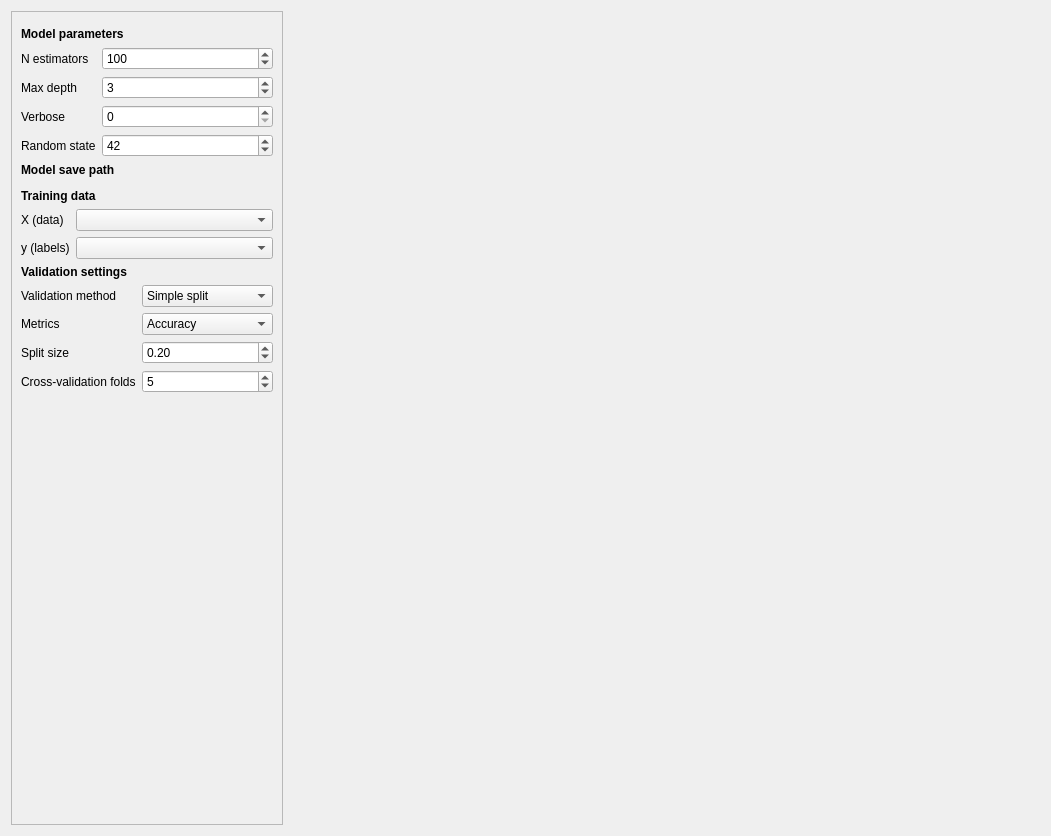
<?xml version="1.0" encoding="UTF-8"?>
<ui version="4.0">
 <class>Form</class>
 <widget class="QWidget" name="Form">
  <property name="geometry">
   <rect>
    <x>0</x>
    <y>0</y>
    <width>1051</width>
    <height>836</height>
   </rect>
  </property>
  <property name="windowTitle">
   <string>Form</string>
  </property>
  <layout class="QFormLayout" name="formLayout_3">
   <item row="0" column="0">
    <widget class="QFrame" name="frame_3">
     <property name="sizePolicy">
      <sizepolicy hsizetype="Expanding" vsizetype="Expanding">
       <horstretch>0</horstretch>
       <verstretch>0</verstretch>
      </sizepolicy>
     </property>
     <property name="frameShape">
      <enum>QFrame::StyledPanel</enum>
     </property>
     <property name="frameShadow">
      <enum>QFrame::Raised</enum>
     </property>
     <layout class="QHBoxLayout" name="horizontalLayout_7">
      <item>
       <layout class="QVBoxLayout" name="verticalLayout">
        <item>
         <layout class="QVBoxLayout" name="verticalLayout_20">
          <item>
           <layout class="QVBoxLayout" name="verticalLayout_21">
            <item>
             <layout class="QFormLayout" name="formLayout_8">
              <item row="0" column="0" colspan="2">
               <layout class="QVBoxLayout" name="verticalLayout_22">
                <item>
                 <layout class="QFormLayout" name="formLayout"/>
                </item>
               </layout>
              </item>
              <item row="1" column="0" colspan="2">
               <layout class="QVBoxLayout" name="verticalLayout_23">
                <item>
                 <widget class="QLabel" name="label_7">
                  <property name="font">
                   <font>
                    <weight>75</weight>
                    <bold>true</bold>
                   </font>
                  </property>
                  <property name="text">
                   <string>Model parameters</string>
                  </property>
                 </widget>
                </item>
                <item>
                 <layout class="QVBoxLayout" name="verticalLayout_3">
                  <item>
                   <layout class="QFormLayout" name="formLayout_2">
                    <item row="1" column="0">
                     <widget class="QLabel" name="label_3">
                      <property name="text">
                       <string>N estimators</string>
                      </property>
                     </widget>
                    </item>
                    <item row="1" column="1">
                     <widget class="QSpinBox" name="n_estimators_sb">
                      <property name="maximum">
                       <number>999999999</number>
                      </property>
                      <property name="value">
                       <number>100</number>
                      </property>
                     </widget>
                    </item>
                    <item row="2" column="0">
                     <widget class="QLabel" name="label_4">
                      <property name="text">
                       <string>Max depth</string>
                      </property>
                     </widget>
                    </item>
                    <item row="2" column="1">
                     <widget class="QSpinBox" name="max_depth_sb">
                      <property name="maximum">
                       <number>999999999</number>
                      </property>
                      <property name="value">
                       <number>3</number>
                      </property>
                     </widget>
                    </item>
                    <item row="3" column="0">
                     <widget class="QLabel" name="label_5">
                      <property name="text">
                       <string>Verbose</string>
                      </property>
                     </widget>
                    </item>
                    <item row="3" column="1">
                     <widget class="QSpinBox" name="verbose_sb"/>
                    </item>
                    <item row="4" column="0">
                     <widget class="QLabel" name="label_6">
                      <property name="text">
                       <string>Random state</string>
                      </property>
                     </widget>
                    </item>
                    <item row="4" column="1">
                     <widget class="QSpinBox" name="random_state_sb">
                      <property name="value">
                       <number>42</number>
                      </property>
                     </widget>
                    </item>
                   </layout>
                  </item>
                 </layout>
                </item>
                <item>
                 <widget class="QLabel" name="label_20">
                  <property name="font">
                   <font>
                    <weight>75</weight>
                    <bold>true</bold>
                   </font>
                  </property>
                  <property name="text">
                   <string>Model save path</string>
                  </property>
                  <property name="alignment">
                   <set>Qt::AlignBottom|Qt::AlignLeading|Qt::AlignLeft</set>
                  </property>
                 </widget>
                </item>
                <item>
                 <widget class="QgsFileWidget" name="model_save_path"/>
                </item>
                <item>
                 <widget class="QLabel" name="label_18">
                  <property name="font">
                   <font>
                    <weight>75</weight>
                    <bold>true</bold>
                   </font>
                  </property>
                  <property name="text">
                   <string>Training data</string>
                  </property>
                 </widget>
                </item>
                <item>
                 <layout class="QFormLayout" name="formLayout_9">
                  <item row="0" column="0">
                   <widget class="QLabel" name="label_21">
                    <property name="text">
                     <string>X (data)</string>
                    </property>
                   </widget>
                  </item>
                  <item row="0" column="1">
                   <widget class="QgsMapLayerComboBox" name="X_cb"/>
                  </item>
                  <item row="1" column="0">
                   <widget class="QLabel" name="label_22">
                    <property name="text">
                     <string>y (labels)</string>
                    </property>
                   </widget>
                  </item>
                  <item row="1" column="1">
                   <widget class="QgsMapLayerComboBox" name="y_cb"/>
                  </item>
                 </layout>
                </item>
               </layout>
              </item>
              <item row="2" column="0" colspan="2">
               <layout class="QVBoxLayout" name="verticalLayout_24">
                <item>
                 <widget class="QLabel" name="label_23">
                  <property name="font">
                   <font>
                    <weight>75</weight>
                    <bold>true</bold>
                   </font>
                  </property>
                  <property name="text">
                   <string>Validation settings</string>
                  </property>
                 </widget>
                </item>
                <item>
                 <layout class="QFormLayout" name="formLayout_10">
                  <item row="0" column="0">
                   <widget class="QLabel" name="testMethodLabel_7">
                    <property name="text">
                     <string>Validation method</string>
                    </property>
                   </widget>
                  </item>
                  <item row="0" column="1">
                   <widget class="QComboBox" name="test_method_cb">
                    <item>
                     <property name="text">
                      <string>Simple split</string>
                     </property>
                    </item>
                    <item>
                     <property name="text">
                      <string>K-fold CV</string>
                     </property>
                    </item>
                    <item>
                     <property name="text">
                      <string>Stratified k-fold CV</string>
                     </property>
                    </item>
                    <item>
                     <property name="text">
                      <string>Leave-one-out CV</string>
                     </property>
                    </item>
                    <item>
                     <property name="text">
                      <string>None</string>
                     </property>
                    </item>
                   </widget>
                  </item>
                  <item row="1" column="0">
                   <widget class="QLabel" name="testMethodLabel_8">
                    <property name="text">
                     <string>Metrics</string>
                    </property>
                   </widget>
                  </item>
                  <item row="1" column="1">
                   <widget class="QgsCheckableComboBox" name="metrics_cb">
                    <property name="defaultText">
                     <string>Accuracy</string>
                    </property>
                    <property name="checkedItems">
                     <stringlist/>
                    </property>
                    <item>
                     <property name="text">
                      <string>Accuracy</string>
                     </property>
                    </item>
                    <item>
                     <property name="text">
                      <string>Precision</string>
                     </property>
                    </item>
                    <item>
                     <property name="text">
                      <string>Recall</string>
                     </property>
                    </item>
                    <item>
                     <property name="text">
                      <string>F1</string>
                     </property>
                    </item>
                    <item>
                     <property name="text">
                      <string>AUC</string>
                     </property>
                    </item>
                   </widget>
                  </item>
                  <item row="2" column="0">
                   <widget class="QLabel" name="simpleSplitSizeLabel_4">
                    <property name="text">
                     <string>Split size</string>
                    </property>
                   </widget>
                  </item>
                  <item row="2" column="1">
                   <widget class="QDoubleSpinBox" name="split_size_sb">
                    <property name="minimum">
                     <double>0.010000000000000</double>
                    </property>
                    <property name="maximum">
                     <double>0.990000000000000</double>
                    </property>
                    <property name="value">
                     <double>0.200000000000000</double>
                    </property>
                   </widget>
                  </item>
                  <item row="3" column="0">
                   <widget class="QLabel" name="crossValidationFoldsLabel_4">
                    <property name="text">
                     <string>Cross-validation folds</string>
                    </property>
                   </widget>
                  </item>
                  <item row="3" column="1">
                   <widget class="QgsSpinBox" name="cv_folds_sb">
                    <property name="minimum">
                     <number>2</number>
                    </property>
                    <property name="value">
                     <number>5</number>
                    </property>
                   </widget>
                  </item>
                 </layout>
                </item>
               </layout>
              </item>
             </layout>
            </item>
           </layout>
          </item>
         </layout>
        </item>
       </layout>
      </item>
     </layout>
    </widget>
   </item>
  </layout>
 </widget>
 <customwidgets>
  <customwidget>
   <class>QgsCheckableComboBox</class>
   <extends>QComboBox</extends>
   <header>qgscheckablecombobox.h</header>
  </customwidget>
  <customwidget>
   <class>QgsFileWidget</class>
   <extends>QWidget</extends>
   <header>qgsfilewidget.h</header>
   <container>1</container>
  </customwidget>
  <customwidget>
   <class>QgsMapLayerComboBox</class>
   <extends>QComboBox</extends>
   <header>qgsmaplayercombobox.h</header>
  </customwidget>
  <customwidget>
   <class>QgsSpinBox</class>
   <extends>QSpinBox</extends>
   <header>qgsspinbox.h</header>
  </customwidget>
 </customwidgets>
 <resources/>
 <connections/>
</ui>
